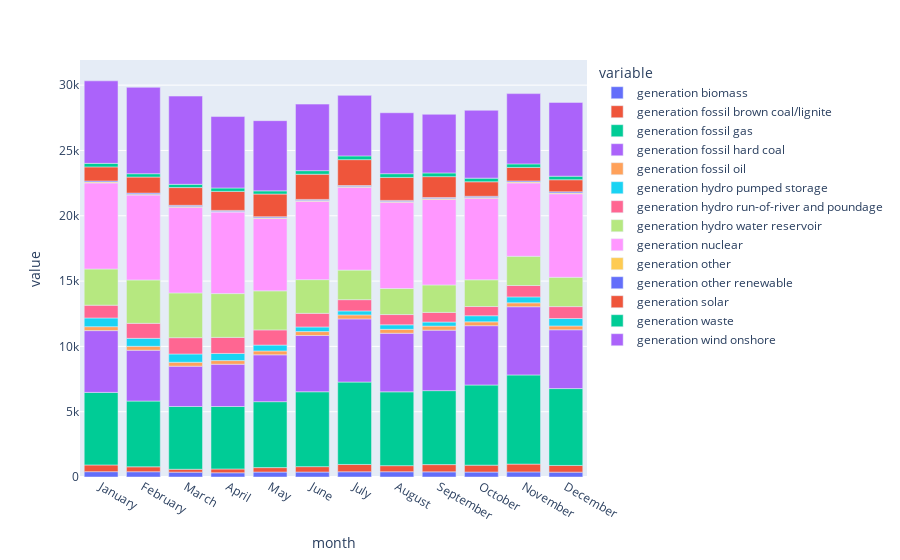

Write notebook code for a chart like this one.
### Code cell
fig= px.bar(df_generation)
fig.update_layout(barmode="relative")
fig.show()

### Figure 1 — Plotly figure (JSON) as saved in the notebook; plotly's stock layout.template omitted (floating-point values rounded to 4 significant figures)
{"data": [{"alignmentgroup": "True", "hovertemplate": "variable=generation biomass<br>month=%{x}<br>value=%{y}<extra></extra>", "legendgroup": "generation biomass", "marker": {"color": "#636efa", "pattern": {"shape": ""}}, "name": "generation biomass", "offsetgroup": "generation biomass", "orientation": "v", "showlegend": true, "textposition": "auto", "type": "bar", "x": ["January", "February", "March", "April", "May", "June", "July", "August", "September", "October", "November", "December"], "xaxis": "x", "y": [408.5, 403.3, 372.4, 323.3, 378.1, 379.5, 399.8, 403.2, 393.5, 379.4, 389.0, 372.5], "yaxis": "y"}, {"alignmentgroup": "True", "hovertemplate": "variable=generation fossil brown coal/lignite<br>month=%{x}<br>value=%{y}<extra></extra>", "legendgroup": "generation fossil brown coal/lignite", "marker": {"color": "#EF553B", "pattern": {"shape": ""}}, "name": "generation fossil brown coal/lignite", "offsetgroup": "generation fossil brown coal/lignite", "orientation": "v", "showlegend": true, "textposition": "auto", "type": "bar", "x": ["January", "February", "March", "April", "May", "June", "July", "August", "September", "October", "November", "December"], "xaxis": "x", "y": [513.7, 377.2, 219.4, 290.5, 340.4, 413.5, 560.1, 465.5, 555.6, 527.4, 597.1, 511.9], "yaxis": "y"}, {"alignmentgroup": "True", "hovertemplate": "variable=generation fossil gas<br>month=%{x}<br>value=%{y}<extra></extra>", "legendgroup": "generation fossil gas", "marker": {"color": "#00cc96", "pattern": {"shape": ""}}, "name": "generation fossil gas", "offsetgroup": "generation fossil gas", "orientation": "v", "showlegend": true, "textposition": "auto", "type": "bar", "x": ["January", "February", "March", "April", "May", "June", "July", "August", "September", "October", "November", "December"], "xaxis": "x", "y": [5556.0, 5033.0, 4806.0, 4783.0, 5048.0, 5733.0, 6310.0, 5653.0, 5664.0, 6136.0, 6827.0, 5886.0], "yaxis": "y"}, {"alignmentgroup": "True", "hovertemplate": "variable=generation fossil hard coal<br>month=%{x}<br>value=%{y}<extra></extra>", "legendgroup": "generation fossil hard coal", "marker": {"color": "#ab63fa", "pattern": {"shape": ""}}, "name": "generation fossil hard coal", "offsetgroup": "generation fossil hard coal", "orientation": "v", "showlegend": true, "textposition": "auto", "type": "bar", "x": ["January", "February", "March", "April", "May", "June", "July", "August", "September", "October", "November", "December"], "xaxis": "x", "y": [4729.0, 3892.0, 3086.0, 3236.0, 3587.0, 4309.0, 4833.0, 4485.0, 4631.0, 4542.0, 5224.0, 4502.0], "yaxis": "y"}, {"alignmentgroup": "True", "hovertemplate": "variable=generation fossil oil<br>month=%{x}<br>value=%{y}<extra></extra>", "legendgroup": "generation fossil oil", "marker": {"color": "#FFA15A", "pattern": {"shape": ""}}, "name": "generation fossil oil", "offsetgroup": "generation fossil oil", "orientation": "v", "showlegend": true, "textposition": "auto", "type": "bar", "x": ["January", "February", "March", "April", "May", "June", "July", "August", "September", "October", "November", "December"], "xaxis": "x", "y": [302.3, 300.9, 301.0, 279.5, 295.7, 298.4, 309.2, 299.2, 308.0, 294.8, 298.5, 292.6], "yaxis": "y"}, {"alignmentgroup": "True", "hovertemplate": "variable=generation hydro pumped storage<br>month=%{x}<br>value=%{y}<extra></extra>", "legendgroup": "generation hydro pumped storage", "marker": {"color": "#19d3f3", "pattern": {"shape": ""}}, "name": "generation hydro pumped storage", "offsetgroup": "generation hydro pumped storage", "orientation": "v", "showlegend": true, "textposition": "auto", "type": "bar", "x": ["January", "February", "March", "April", "May", "June", "July", "August", "September", "October", "November", "December"], "xaxis": "x", "y": [665.6, 607.6, 632.8, 546.9, 449.5, 353.9, 302.9, 346.7, 313.6, 468.4, 455.3, 568.2], "yaxis": "y"}, {"alignmentgroup": "True", "hovertemplate": "variable=generation hydro run-of-river and poundage<br>month=%{x}<br>value=%{y}<extra></extra>", "legendgroup": "generation hydro run-of-river and poundage", "marker": {"color": "#FF6692", "pattern": {"shape": ""}}, "name": "generation hydro run-of-river and poundage", "offsetgroup": "generation hydro run-of-river and poundage", "orientation": "v", "showlegend": true, "textposition": "auto", "type": "bar", "x": ["January", "February", "March", "April", "May", "June", "July", "August", "September", "October", "November", "December"], "xaxis": "x", "y": [979.1, 1147.0, 1248.0, 1230.0, 1164.0, 1041.0, 862.1, 784.2, 738.4, 703.6, 871.6, 913.2], "yaxis": "y"}, {"alignmentgroup": "True", "hovertemplate": "variable=generation hydro water reservoir<br>month=%{x}<br>value=%{y}<extra></extra>", "legendgroup": "generation hydro water reservoir", "marker": {"color": "#B6E880", "pattern": {"shape": ""}}, "name": "generation hydro water reservoir", "offsetgroup": "generation hydro water reservoir", "orientation": "v", "showlegend": true, "textposition": "auto", "type": "bar", "x": ["January", "February", "March", "April", "May", "June", "July", "August", "September", "October", "November", "December"], "xaxis": "x", "y": [2771.0, 3324.0, 3428.0, 3353.0, 2988.0, 2582.0, 2262.0, 1995.0, 2101.0, 2046.0, 2236.0, 2243.0], "yaxis": "y"}, {"alignmentgroup": "True", "hovertemplate": "variable=generation nuclear<br>month=%{x}<br>value=%{y}<extra></extra>", "legendgroup": "generation nuclear", "marker": {"color": "#FF97FF", "pattern": {"shape": ""}}, "name": "generation nuclear", "offsetgroup": "generation nuclear", "orientation": "v", "showlegend": true, "textposition": "auto", "type": "bar", "x": ["January", "February", "March", "April", "May", "June", "July", "August", "September", "October", "November", "December"], "xaxis": "x", "y": [6589.0, 6499.0, 6559.0, 6239.0, 5536.0, 5993.0, 6338.0, 6601.0, 6548.0, 6244.0, 5619.0, 6397.0], "yaxis": "y"}, {"alignmentgroup": "True", "hovertemplate": "variable=generation other<br>month=%{x}<br>value=%{y}<extra></extra>", "legendgroup": "generation other", "marker": {"color": "#FECB52", "pattern": {"shape": ""}}, "name": "generation other", "offsetgroup": "generation other", "orientation": "v", "showlegend": true, "textposition": "auto", "type": "bar", "x": ["January", "February", "March", "April", "May", "June", "July", "August", "September", "October", "November", "December"], "xaxis": "x", "y": [62.63, 67.54, 64.7, 45.48, 55.4, 62.04, 55.57, 61.69, 62.22, 64.01, 61.51, 60.27], "yaxis": "y"}, {"alignmentgroup": "True", "hovertemplate": "variable=generation other renewable<br>month=%{x}<br>value=%{y}<extra></extra>", "legendgroup": "generation other renewable", "marker": {"color": "#636efa", "pattern": {"shape": ""}}, "name": "generation other renewable", "offsetgroup": "generation other renewable", "orientation": "v", "showlegend": true, "textposition": "auto", "type": "bar", "x": ["January", "February", "March", "April", "May", "June", "July", "August", "September", "October", "November", "December"], "xaxis": "x", "y": [86.22, 84.07, 83.34, 85.28, 86.8, 85.55, 84.27, 83.87, 86.71, 87.17, 86.91, 87.35], "yaxis": "y"}, {"alignmentgroup": "True", "hovertemplate": "variable=generation solar<br>month=%{x}<br>value=%{y}<extra></extra>", "legendgroup": "generation solar", "marker": {"color": "#EF553B", "pattern": {"shape": ""}}, "name": "generation solar", "offsetgroup": "generation solar", "orientation": "v", "showlegend": true, "textposition": "auto", "type": "bar", "x": ["January", "February", "March", "April", "May", "June", "July", "August", "September", "October", "November", "December"], "xaxis": "x", "y": [1078.0, 1227.0, 1358.0, 1455.0, 1734.0, 1929.0, 1980.0, 1759.0, 1595.0, 1110.0, 1034.0, 925.0], "yaxis": "y"}, {"alignmentgroup": "True", "hovertemplate": "variable=generation waste<br>month=%{x}<br>value=%{y}<extra></extra>", "legendgroup": "generation waste", "marker": {"color": "#00cc96", "pattern": {"shape": ""}}, "name": "generation waste", "offsetgroup": "generation waste", "orientation": "v", "showlegend": true, "textposition": "auto", "type": "bar", "x": ["January", "February", "March", "April", "May", "June", "July", "August", "September", "October", "November", "December"], "xaxis": "x", "y": [271.0, 256.4, 248.4, 261.0, 244.2, 274.0, 286.6, 284.5, 283.3, 278.8, 273.0, 271.0], "yaxis": "y"}, {"alignmentgroup": "True", "hovertemplate": "variable=generation wind onshore<br>month=%{x}<br>value=%{y}<extra></extra>", "legendgroup": "generation wind onshore", "marker": {"color": "#ab63fa", "pattern": {"shape": ""}}, "name": "generation wind onshore", "offsetgroup": "generation wind onshore", "orientation": "v", "showlegend": true, "textposition": "auto", "type": "bar", "x": ["January", "February", "March", "April", "May", "June", "July", "August", "September", "October", "November", "December"], "xaxis": "x", "y": [6317.0, 6615.0, 6757.0, 5468.0, 5372.0, 5094.0, 4635.0, 4667.0, 4490.0, 5194.0, 5379.0, 5651.0], "yaxis": "y"}], "layout": {"barmode": "relative", "legend": {"title": {"text": "variable"}, "tracegroupgap": 0}, "margin": {"t": 60}, "xaxis": {"anchor": "y", "domain": [0, 1], "title": {"text": "month"}}, "yaxis": {"anchor": "x", "domain": [0, 1], "title": {"text": "value"}}}}
